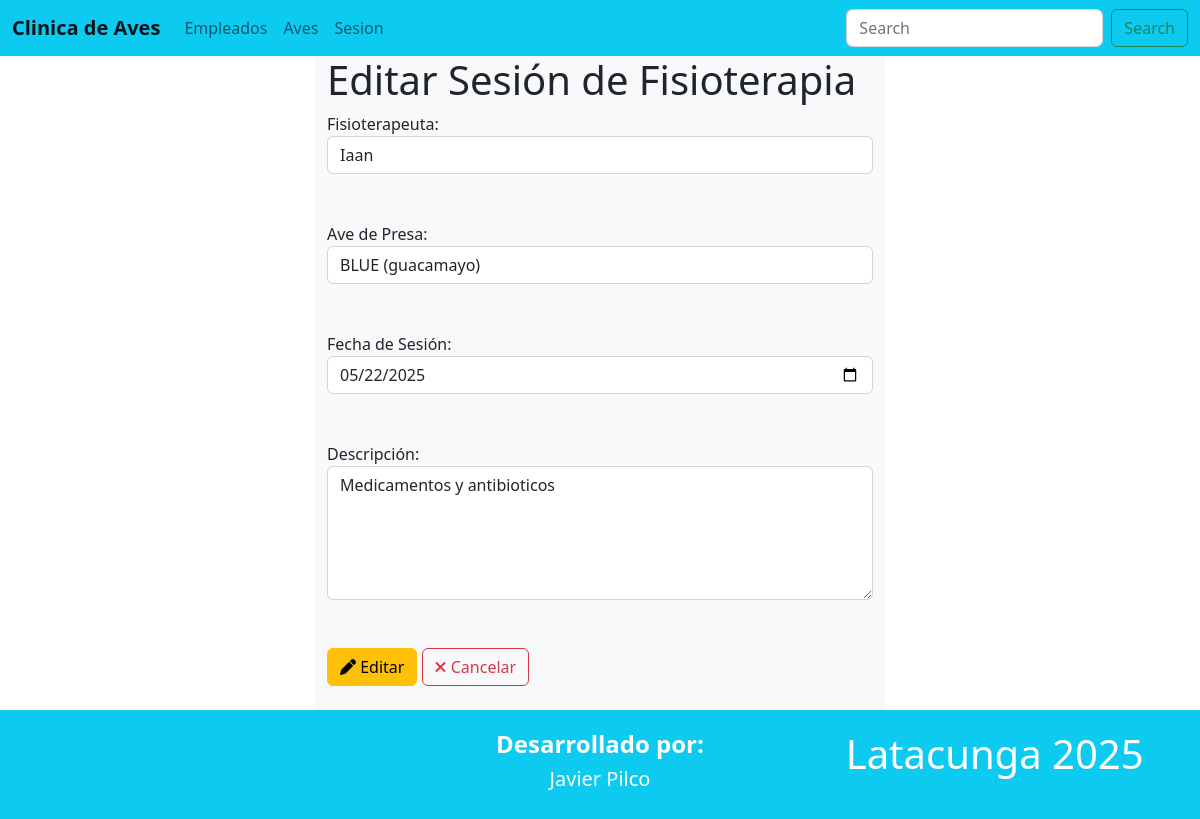
/editarSesion/1, run on the app's committed database.
### Aplicaciones/Modulo/models.py (models this page shows, shortened)
class SesionFisioterapia(models.Model):
    fisioterapeuta = models.ForeignKey(Empleado, on_delete=models.CASCADE)
    ave = models.ForeignKey(AveDePresa, on_delete=models.CASCADE)
    fecha_sesion = models.DateField()
    descripcion = models.TextField()

class Empleado(models.Model):
    identificacion = models.CharField(max_length=20, unique=True)
    nombre = models.CharField(max_length=100)
    edad = models.IntegerField()
    titulo = models.CharField(max_length=100)
    especialidad = models.CharField(max_length=50, default='Fisioterapeuta Aviar')

class AveDePresa(models.Model):
    nombre = models.CharField(max_length=100)
    especie = models.CharField(max_length=50)
    fecha_ingreso = models.DateField()
    observaciones = models.TextField(blank=True)

### Aplicaciones/Modulo/views.py (the view)
# urls.py: path('editarSesion/<id>', views.editarSesion),
def editarSesion(request, id):
    sesion = SesionFisioterapia.objects.get(id=id)
    empleados = Empleado.objects.all()
    aves = AveDePresa.objects.all()
    return render(request, "editarSesion.html", {'sesion': sesion, 'empleados': empleados, 'aves': aves})

### Aplicaciones/Modulo/templates/editarSesion.html (shortened to what this page needs)
{% extends './plantilla.html' %}
{% block contenido %}
<div class="row">
    <div class="col-md-3"></div>
    <div class="col-md-6 bg-light">
        <h1>Editar Sesión de Fisioterapia</h1>
        <form action="/procesarEdicionSesion" method="post">
            <label for="fisioterapeuta">Fisioterapeuta:</label><br>
            <select class="form-control" name="fisioterapeuta" id="fisioterapeuta">
                {% for emp in empleados %}
                    <option value="{{ emp.id }}" {% if emp.id == sesion.fisioterapeuta.id %}selected{% endif %}>
                        {{ emp.nombre }}
                    </option>
                {% endfor %}
            </select><br><br>
            <label for="ave">Ave de Presa:</label><br>
            <select class="form-control" name="ave" id="ave">
                {% for ave in aves %}
                    <option value="{{ ave.id }}" {% if ave.id == sesion.ave.id %}selected{% endif %}>
                        {{ ave.nombre }} ({{ ave.especie }})
                    </option>
                {% endfor %}
            </select><br><br>
            <label for="fecha_sesion">Fecha de Sesión:</label><br>
            <input class="form-control" type="date" name="fecha_sesion" id="fecha_sesion" value="{{ sesion.fecha_sesion|date:'Y-m-d' }}"> <br><br>
            <label for="descripcion">Descripción:</label><br>
            <textarea class="form-control" name="descripcion" id="descripcion" rows="5">{{ sesion.descripcion }}</textarea> <br><br>
            <button class="btn btn-warning" type="submit">
                <i class="fa fa-pen"></i> Editar
            </button>
            <a class="btn btn-outline-danger" href="/sesiones">
                <i class="fa fa-times"></i> Cancelar
            </a>
        </form>
        <br>
    </div>
    <div class="col-md-3"></div>
</div>
{% endblock %}

### data on the page
SesionFisioterapia: fisioterapeuta "Iaan", ave "BLUE (guacamayo)", fecha_sesion "05/22/2025", descripcion "Medicamentos y antibioticos"
